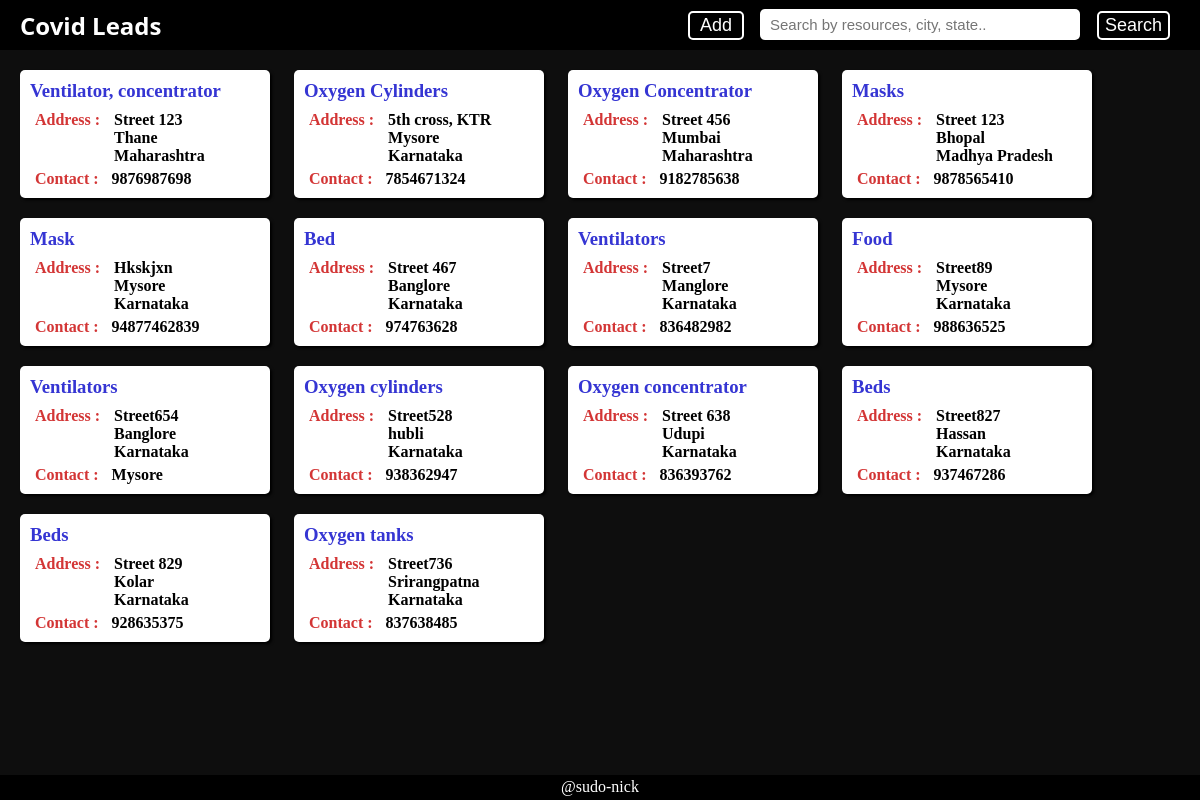
Before: / with the older database file.
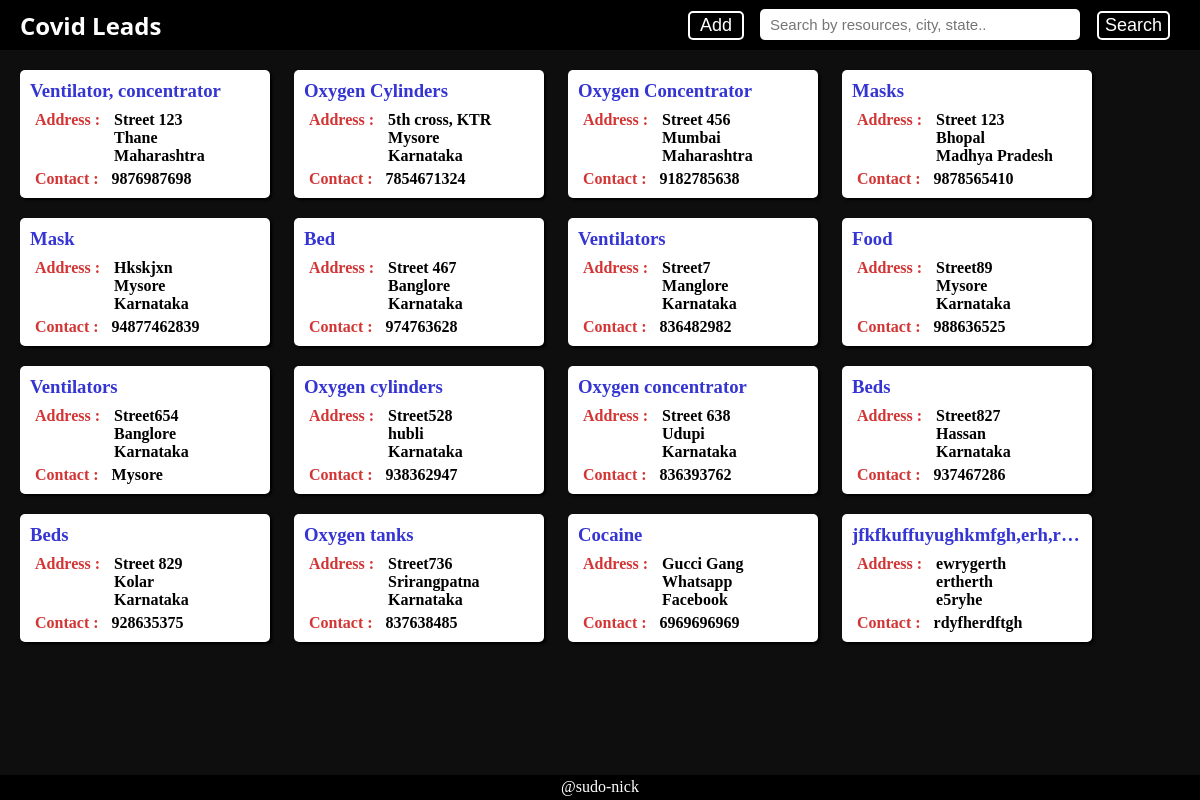
After: the same page with the newer database file.
### main/models.py (models this page shows)
class Data(models.Model):
    address = models.TextField()
    city = models.TextField()
    state = models.TextField()
    contact = models.TextField()
    resources = models.TextField()

### main/views.py (the view)
# urls.py: path('', views.index),
def index(request):
    all_data = Data.objects.all()
    return render(request, 'index.html', {'all_data': all_data})

### main/templates/index.html (shortened to what this page needs)
<!DOCTYPE html>
<html lang="en">
<head>
</head>
<body>
    <header>
        <div id="name" class="header-components">
            <h2 id="name-txt">Covid Leads</h2>
        </div>
        <div id="btn-wrapper" class="header-components">
        <form action="/add/" method="post">{% csrf_token %}
            <button id="btn" type="submit">Add</button>
        </form>
        </div>
        <form action="/search/" method="post">{% csrf_token %}
        <div id="search-wrapper" class="header-components">
            <input type="text" name="searchbox" id="searchbox" placeholder="Search by resources, city, state.." />
        </div>
        <div id="sub-btn" class="header-components">
                <button id="sub" type="submit">Search</button>
        </div>
    </form>
    </header>
    <main id="body-wrapper">
    <section id="section">
        <div class="main-wrapper">
                {% for data in all_data %}
                <div class="cards">
                    <div class="card-content">
                    <h3 class="reshead">{{data.resources}}</h3>
                        <h4 class="addressd" id="ahead">Address : </h4>
                        <div class="addressd">
                            <p class="address">
                            {{data.address}} <br>
                            {{data.city}} <br>
                            {{data.state}} <br>
                            </p>
                        </div><br>
                        <h4 class="con">Contact : <h4 class="num">{{data.contact}}</h4></h4>
                    </div>
                </div>
                {% endfor %}
            </div>
        </section>
    </main>
    <footer id="footer">
        <div id="ftr">
            <a href="http://linkedin.com/in/sudo-nick" id="link">@sudo-nick</a>
        </div>
    </footer>
</body>
</html>

### main/templates/index.html (style rules this page uses)
body { margin: 0; background-color:rgb(14, 14, 14); }
#btn-wrapper { height:50px; position: absolute; top: 0px; right: 445px; }
#btn { background-color:black; outline:none; border: 2px solid white; border-radius:5px; color: white; font-size:18px; padding: 2px 10px; margin : 11px; }
.header-components { display: inline-block; }
#searchbox { font-size: 15px; height: 25px; margin: 9px 0px; outline: none; color: rgb(46, 46, 46); padding: 3px 10px; border-radius: 5px; border: none; width: 300px; }
#search-wrapper { outline: none; position: absolute; right: 120px; }
#sub-btn { position: absolute; right: 30px; }
#sub { border-radius: 5px; margin: 11px 0px; padding: 2px 6px; font-size:18px; font-family: Arial; background-color: rgb(255, 255, 255); outline: none; border: 2px solid white; background-color:black; color: white; }
header { margin: 0px; background-color:black; height: 50px; width: 100%; }
#body-wrapper { margin: 10px auto 20px auto ; }
.address { margin: 0; }
h3, h4, h5 { margin: 0; display: inline; }
.cards { background-color:white; display: inline-flex; flex-direction: row ; flex-wrap: nowrap; width: 250px; margin: 10px; border-radius:5px; box-shadow: 2px 2px 3px black; text-overflow: ellipsis; }
.card-content { padding: 10px; }
.reshead { display: inline-block; width:230px; overflow: hidden; text-overflow: ellipsis; white-space: nowrap; color: rgb(53, 53, 211); }
.con { margin: auto 5px; color: rgb(211, 53, 53); }
#link { text-decoration: none; color: white; }
footer { position: absolute; bottom:0px; text-align:center; height: 25px; position: fixed; width: 100%; background-color:black; }
#ftr { height:25px; bottom:0px; margin: 3px auto; }
.num { margin: auto 4px; }
#section { margin: 5px 10px; }
#ahead { vertical-align: top; }
.addressd { display: inline-block !important; margin:5px; color: rgb(211, 53, 53); }
.address { color: black; font-weight:bold; }
#name { position: absolute; top: 0px; left: 20px; height:50px; }
#name-txt { color: white; margin: 9px auto; font-family: 'Segoe UI', Tahoma, Geneva, Verdana, sans-serif; }

Changed rows visible on the page:
added Data: resources "Cocaine", address "Gucci Gang", city "Whatsapp", state "Facebook", contact "6969696969"
added Data: resources "jfkfkuffuyughkmfgh,erh,r…", address "ewrygerth", city "ertherth", state "e5ryhe", contact "rdyfherdftgh"
